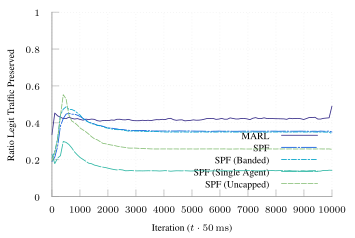

Write the gnuplot code that produced this figure.
set terminal tikz standalone color size 9cm,6cm font '\scriptsize' preamble '\usepackage{microtype} \usepackage{times} \usepackage[T1]{fontenc} \usepackage{siunitx}\sisetup{detect-all}'
set output "udp-s-16.tex"

load "parula.pal"

set style line 102 lc rgb '#a0a0a0' lt 1 lw 1
set border ls 102
set colorbox border 102
set key textcolor rgb "black"
set tics textcolor rgb "black"
set label textcolor rgb "black"

set border 3
set grid x y
set xtics nomirror
set ytics nomirror

#set key autotitle columnhead
set datafile separator ","

set xlabel "Iteration ($t \\cdot{} \\SI{50}{\\milli\\second}$)"
set ylabel "Ratio Legit Traffic Preserved"

set yrange [0.0:1.0]
set key inside bottom right

plot '../results/online-16-avg.csv' u 1:3 w lines smooth sbezier title "MARL" dt 1, \
     '../results/spf-udp-natural-16' u 1:3 w lines smooth sbezier title "SPF" dt (18,2,2,2), \
     '../results/spf-udp-banded-16' u 1:3 w lines smooth sbezier title "SPF (Banded)" ls 4  dt (6,2,2,2), \
     '../results/spf-udp-single-16' u 1:3 w lines smooth sbezier title "SPF (Single Agent)" ls 5 dt (18,2), \
     '../results/spf-udp-uncap-16' u 1:3 w lines smooth sbezier title "SPF (Uncapped)" ls 6 dt (6,2), \
